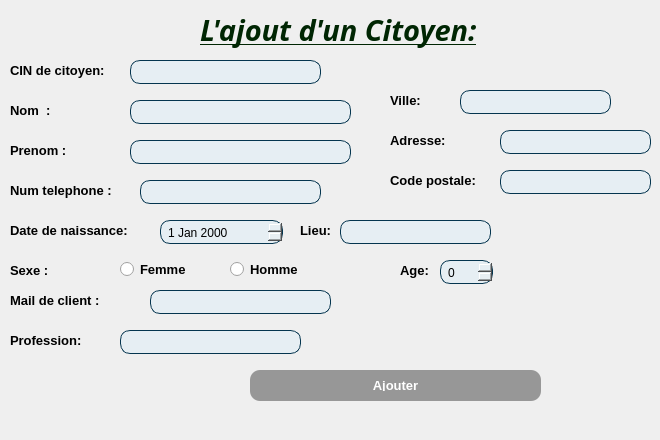
    <widget class="QWidget" name="page_5">
     <widget class="QLineEdit" name="lineEdit_ville">
      <property name="geometry">
       <rect>
        <x>460</x>
        <y>90</y>
        <width>151</width>
        <height>24</height>
       </rect>
      </property>
      <property name="styleSheet">
       <string notr="true">QLineEdit {
color: #000000 !important;
text-decoration: #000000;
background: #E6EEF3;
padding: 5px;
border-radius: 10;
border: 1px solid #05354F !important;
}</string>
      </property>
     </widget>
     <widget class="QLabel" name="label_20">
      <property name="geometry">
       <rect>
        <x>390</x>
        <y>170</y>
        <width>91</width>
        <height>20</height>
       </rect>
      </property>
      <property name="font">
       <font>
        <pointsize>10</pointsize>
        <weight>75</weight>
        <italic>false</italic>
        <bold>true</bold>
       </font>
      </property>
      <property name="text">
       <string>Code postale:</string>
      </property>
     </widget>
     <widget class="QLabel" name="label_23">
      <property name="geometry">
       <rect>
        <x>10</x>
        <y>220</y>
        <width>131</width>
        <height>21</height>
       </rect>
      </property>
      <property name="font">
       <font>
        <pointsize>10</pointsize>
        <weight>75</weight>
        <bold>true</bold>
       </font>
      </property>
      <property name="text">
       <string>Date de naissance:</string>
      </property>
     </widget>
     <widget class="QLabel" name="label_18">
      <property name="geometry">
       <rect>
        <x>10</x>
        <y>60</y>
        <width>121</width>
        <height>20</height>
       </rect>
      </property>
      <property name="font">
       <font>
        <pointsize>10</pointsize>
        <weight>75</weight>
        <italic>false</italic>
        <bold>true</bold>
       </font>
      </property>
      <property name="text">
       <string>CIN de citoyen:</string>
      </property>
     </widget>
     <widget class="QLineEdit" name="lineEdit_codepostale">
      <property name="geometry">
       <rect>
        <x>500</x>
        <y>170</y>
        <width>151</width>
        <height>24</height>
       </rect>
      </property>
      <property name="styleSheet">
       <string notr="true">QLineEdit {
color: #000000 !important;
text-decoration: #000000;
background: #E6EEF3;
padding: 5px;
border-radius: 10;
border: 1px solid #05354F !important;
}</string>
      </property>
     </widget>
     <widget class="QRadioButton" name="homme">
      <property name="geometry">
       <rect>
        <x>230</x>
        <y>260</y>
        <width>83</width>
        <height>18</height>
       </rect>
      </property>
      <property name="font">
       <font>
        <pointsize>10</pointsize>
        <weight>75</weight>
        <bold>true</bold>
       </font>
      </property>
      <property name="text">
       <string>Homme </string>
      </property>
     </widget>
     <widget class="QLabel" name="label_26">
      <property name="geometry">
       <rect>
        <x>10</x>
        <y>140</y>
        <width>91</width>
        <height>20</height>
       </rect>
      </property>
      <property name="font">
       <font>
        <pointsize>10</pointsize>
        <weight>75</weight>
        <bold>true</bold>
       </font>
      </property>
      <property name="text">
       <string>Prenom :</string>
      </property>
     </widget>
     <widget class="QLineEdit" name="lineEdit_telph">
      <property name="geometry">
       <rect>
        <x>140</x>
        <y>180</y>
        <width>181</width>
        <height>24</height>
       </rect>
      </property>
      <property name="styleSheet">
       <string notr="true">QLineEdit {
color: #000000 !important;
text-decoration: #000000;
background: #E6EEF3;
padding: 5px;
border-radius: 10;
border: 1px solid #05354F !important;
}</string>
      </property>
     </widget>
     <widget class="QRadioButton" name="femme">
      <property name="geometry">
       <rect>
        <x>120</x>
        <y>260</y>
        <width>81</width>
        <height>18</height>
       </rect>
      </property>
      <property name="font">
       <font>
        <pointsize>10</pointsize>
        <weight>75</weight>
        <bold>true</bold>
       </font>
      </property>
      <property name="text">
       <string>Femme</string>
      </property>
     </widget>
     <widget class="QSpinBox" name="age">
      <property name="geometry">
       <rect>
        <x>440</x>
        <y>260</y>
        <width>53</width>
        <height>24</height>
       </rect>
      </property>
      <property name="styleSheet">
       <string notr="true">QSpinBox {
color: #000000 !important;
text-decoration: #000000;
background: #E6EEF3;
padding: 5px;
border-radius: 10;
border: 1px solid #05354F !important;
}</string>
      </property>
     </widget>
     <widget class="QLineEdit" name="lineEdit_mail">
      <property name="geometry">
       <rect>
        <x>150</x>
        <y>290</y>
        <width>181</width>
        <height>24</height>
       </rect>
      </property>
      <property name="styleSheet">
       <string notr="true">QLineEdit {
color: #000000 !important;
text-decoration: #000000;
background: #E6EEF3;
padding: 5px;
border-radius: 10;
border: 1px solid #05354F !important;
}</string>
      </property>
     </widget>
     <widget class="QLabel" name="label_28">
      <property name="geometry">
       <rect>
        <x>10</x>
        <y>330</y>
        <width>141</width>
        <height>20</height>
       </rect>
      </property>
      <property name="font">
       <font>
        <pointsize>10</pointsize>
        <weight>75</weight>
        <bold>true</bold>
       </font>
      </property>
      <property name="text">
       <string>Profession:</string>
      </property>
     </widget>
     <widget class="QLabel" name="label_14">
      <property name="geometry">
       <rect>
        <x>10</x>
        <y>290</y>
        <width>141</width>
        <height>20</height>
       </rect>
      </property>
      <property name="font">
       <font>
        <pointsize>10</pointsize>
        <weight>75</weight>
        <bold>true</bold>
       </font>
      </property>
      <property name="text">
       <string>Mail de client :</string>
      </property>
     </widget>
     <widget class="QLineEdit" name="lineEdit_profession">
      <property name="geometry">
       <rect>
        <x>120</x>
        <y>330</y>
        <width>181</width>
        <height>24</height>
       </rect>
      </property>
      <property name="styleSheet">
       <string notr="true">QLineEdit {
color: #000000 !important;
text-decoration: #000000;
background: #E6EEF3;
padding: 5px;
border-radius: 10;
border: 1px solid #05354F !important;
}</string>
      </property>
     </widget>
     <widget class="QLabel" name="label_21">
      <property name="geometry">
       <rect>
        <x>390</x>
        <y>90</y>
        <width>91</width>
        <height>20</height>
       </rect>
      </property>
      <property name="font">
       <font>
        <pointsize>10</pointsize>
        <weight>75</weight>
        <italic>false</italic>
        <bold>true</bold>
       </font>
      </property>
      <property name="text">
       <string>Ville:</string>
      </property>
     </widget>
     <widget class="QLabel" name="label_19">
      <property name="geometry">
       <rect>
        <x>390</x>
        <y>130</y>
        <width>91</width>
        <height>20</height>
       </rect>
      </property>
      <property name="font">
       <font>
        <pointsize>10</pointsize>
        <weight>75</weight>
        <italic>false</italic>
        <bold>true</bold>
       </font>
      </property>
      <property name="text">
       <string>Adresse:</string>
      </property>
     </widget>
     <widget class="QLabel" name="label_9">
      <property name="geometry">
       <rect>
        <x>10</x>
        <y>260</y>
        <width>61</width>
        <height>21</height>
       </rect>
      </property>
      <property name="font">
       <font>
        <pointsize>10</pointsize>
        <weight>75</weight>
        <bold>true</bold>
       </font>
      </property>
      <property name="text">
       <string>Sexe :</string>
      </property>
     </widget>
     <widget class="QLabel" name="label_24">
      <property name="geometry">
       <rect>
        <x>400</x>
        <y>260</y>
        <width>31</width>
        <height>20</height>
       </rect>
      </property>
      <property name="font">
       <font>
        <pointsize>10</pointsize>
        <weight>75</weight>
        <italic>false</italic>
        <bold>true</bold>
       </font>
      </property>
      <property name="text">
       <string>Age:</string>
      </property>
     </widget>
     <widget class="QLabel" name="label_25">
      <property name="geometry">
       <rect>
        <x>10</x>
        <y>180</y>
        <width>141</width>
        <height>20</height>
       </rect>
      </property>
      <property name="font">
       <font>
        <pointsize>10</pointsize>
        <weight>75</weight>
        <bold>true</bold>
       </font>
      </property>
      <property name="text">
       <string>Num telephone :</string>
      </property>
     </widget>
     <widget class="QLineEdit" name="lineEdit_prenom">
      <property name="geometry">
       <rect>
        <x>130</x>
        <y>140</y>
        <width>221</width>
        <height>24</height>
       </rect>
      </property>
      <property name="styleSheet">
       <string notr="true">
QLineEdit {
color: #000000 !important;
text-decoration: #000000;
background: #E6EEF3;
padding: 5px;
border-radius: 10;
border: 1px solid #05354F !important;
}</string>
      </property>
     </widget>
     <widget class="QLineEdit" name="lineEdit_nom">
      <property name="geometry">
       <rect>
        <x>130</x>
        <y>100</y>
        <width>221</width>
        <height>24</height>
       </rect>
      </property>
      <property name="styleSheet">
       <string notr="true">QLineEdit {
color: #000000 !important;
text-decoration: #000000;
background: #E6EEF3;
padding: 5px;
border-radius: 10;
border: 1px solid #05354F !important;
}</string>
      </property>
     </widget>
     <widget class="QLabel" name="label_13">
      <property name="geometry">
       <rect>
        <x>10</x>
        <y>100</y>
        <width>71</width>
        <height>20</height>
       </rect>
      </property>
      <property name="font">
       <font>
        <pointsize>10</pointsize>
        <weight>75</weight>
        <bold>true</bold>
       </font>
      </property>
      <property name="text">
       <string>Nom  :</string>
      </property>
     </widget>
     <widget class="QDateEdit" name="dateEdit">
      <property name="geometry">
       <rect>
        <x>160</x>
        <y>220</y>
        <width>123</width>
        <height>24</height>
       </rect>
      </property>
      <property name="styleSheet">
       <string notr="true">QDateEdit {
color: #000000 !important;
text-decoration: #000000;
background: #E6EEF3;
padding: 5px;
border-radius: 10;
border: 1px solid #05354F !important;
}</string>
      </property>
     </widget>
     <widget class="QLabel" name="label_22">
      <property name="geometry">
       <rect>
        <x>300</x>
        <y>220</y>
        <width>51</width>
        <height>20</height>
       </rect>
      </property>
      <property name="font">
       <font>
        <pointsize>10</pointsize>
        <weight>75</weight>
        <italic>false</italic>
        <bold>true</bold>
       </font>
      </property>
      <property name="text">
       <string>Lieu:</string>
      </property>
     </widget>
     <widget class="QLabel" name="label_27">
      <property name="geometry">
       <rect>
        <x>200</x>
        <y>10</y>
        <width>391</width>
        <height>41</height>
       </rect>
      </property>
      <property name="font">
       <font>
        <family>Eras Medium ITC</family>
        <weight>75</weight>
        <bold>true</bold>
       </font>
      </property>
      <property name="text">
       <string>&lt;html&gt;&lt;head/&gt;&lt;body&gt;&lt;p&gt;&lt;span style=&quot; font-size:22pt; font-style:italic; text-decoration: underline; color:#002603;&quot;&gt;L'ajout d'un Citoyen:&lt;/span&gt;&lt;/p&gt;&lt;/body&gt;&lt;/html&gt;</string>
      </property>
     </widget>
     <widget class="QLineEdit" name="lineEdit_adresse">
      <property name="geometry">
       <rect>
        <x>500</x>
        <y>130</y>
        <width>151</width>
        <height>24</height>
       </rect>
      </property>
      <property name="styleSheet">
       <string notr="true">QLineEdit {
color: #000000 !important;
text-decoration: #000000;
background: #E6EEF3;
padding: 5px;
border-radius: 10;
border: 1px solid #05354F !important;
}</string>
      </property>
     </widget>
     <widget class="QPushButton" name="pushButton_ajoutercitoyen">
      <property name="geometry">
       <rect>
        <x>250</x>
        <y>370</y>
        <width>291</width>
        <height>31</height>
       </rect>
      </property>
      <property name="font">
       <font>
        <pointsize>10</pointsize>
        <weight>75</weight>
        <bold>true</bold>
        <underline>false</underline>
        <strikeout>false</strikeout>
       </font>
      </property>
      <property name="styleSheet">
       <string notr="true">
QPushButton {
color: #fff !important;
text-transform: uppercase;
text-decoration: none;
background: #979797;
padding: 10px;
border-radius: 10;
display: inline-block;
border: none;
transition: all 0.4s ease 0s;
}
QPushButton:hover {
color: #000000 !important;
border-color: #000000 !important;
transition: all 0.4s ease 0s;
}</string>
      </property>
      <property name="text">
       <string>Ajouter</string>
      </property>
     </widget>
     <widget class="QLineEdit" name="lineEdit_lieu">
      <property name="geometry">
       <rect>
        <x>340</x>
        <y>220</y>
        <width>151</width>
        <height>24</height>
       </rect>
      </property>
      <property name="styleSheet">
       <string notr="true">QLineEdit {
color: #000000 !important;
text-decoration: #000000;
background: #E6EEF3;
padding: 5px;
border-radius: 10;
border: 1px solid #05354F !important;
}</string>
      </property>
     </widget>
     <widget class="QLineEdit" name="cx_idf">
      <property name="geometry">
       <rect>
        <x>130</x>
        <y>60</y>
        <width>191</width>
        <height>24</height>
       </rect>
      </property>
      <property name="styleSheet">
       <string notr="true">QLineEdit {
color: #000000 !important;
text-decoration: #000000;
background: #E6EEF3;
padding: 5px;
border-radius: 10;
border: 1px solid #05354F !important;
}</string>
      </property>
     </widget>
     <widget class="QPushButton" name="pushButton_backcitoyen1">
      <property name="geometry">
       <rect>
        <x>0</x>
        <y>380</y>
        <width>81</width>
        <height>51</height>
       </rect>
      </property>
      <property name="styleSheet">
       <string notr="true">QPushButton {
image:url(:/back.png);
padding: 10px;
border-radius: 10;
border: none;
}
</string>
      </property>
      <property name="text">
       <string/>
      </property>
     </widget>
    </widget>
